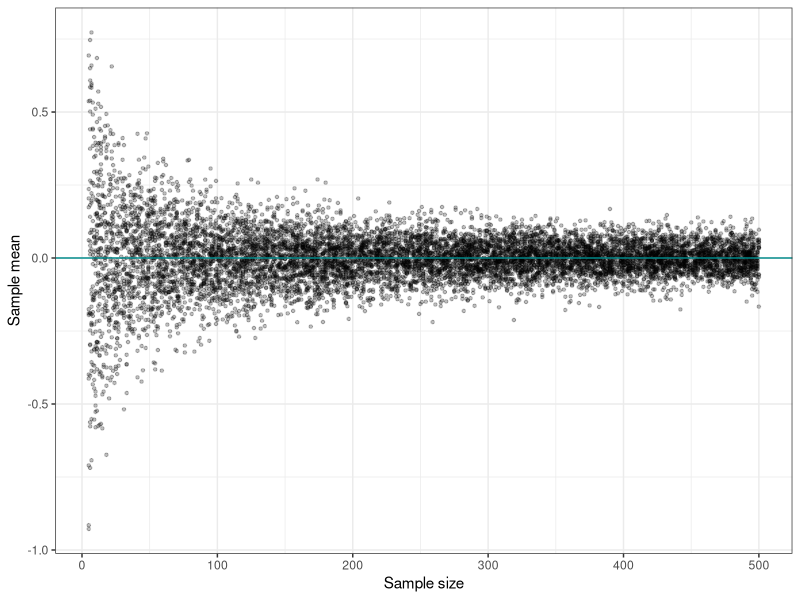

R code for this plot:
## ---- chunk 1
# set up 
library(tidyverse)
## ---- chunk 2
# plot of coin flip 
set.seed(1234) # setting the seed of random numbers for reproduciblity 

lln_norm <- tibble( # create dataframe 
  n_sz = sample(5:500, 1e4, replace = TRUE), #1000 samples
  sample_mean = sapply(n_sz, function(n) mean(rnorm(n))) # mean of samples we drew for every row 
)

ggplot(data = lln_norm) +
  geom_point(aes(x = n_sz, y = sample_mean), alpha = 0.25, shape = 20) +
  geom_hline(yintercept = 0,
             color = "cyan4") +
  labs(x = "Sample size",
       y = "Sample mean") +
  theme_bw()
## ---- chunk 3

